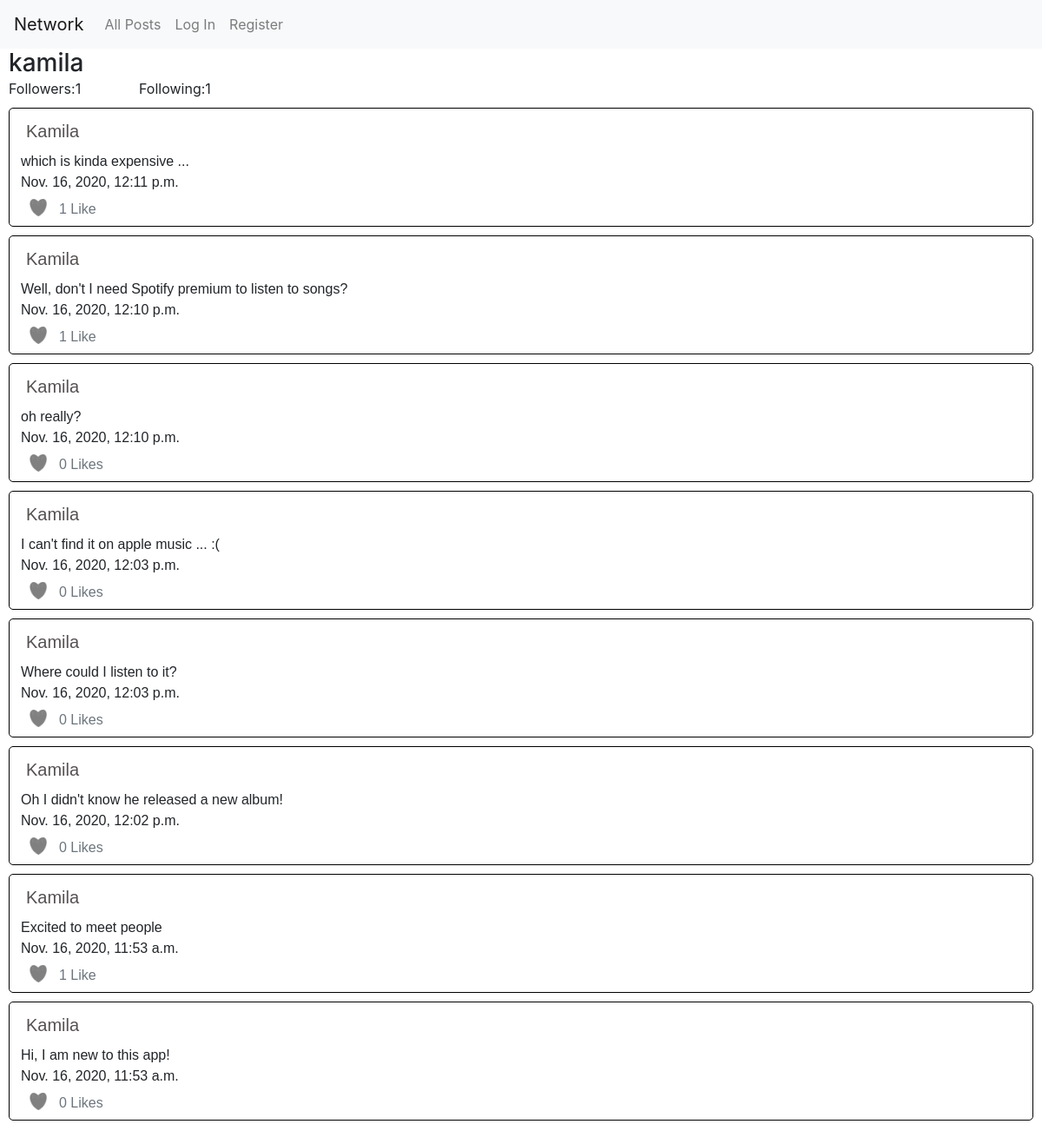
Page /profile/kamila on the committed database.
### network/models.py (models this page shows)
class User(AbstractUser):
    pass

class Post(models.Model):
    owner = models.ForeignKey("User", on_delete=models.PROTECT, related_name="posts")
    text = models.TextField(blank=True)
    timestamp = models.DateTimeField(auto_now_add=True)
    likes = models.ManyToManyField(User, blank=True, related_name="liked_posts")

### network/views.py (the view, shortened to what this page needs)
# urls.py: path("profile/<str:profile>", views.profile, name="profile"),
def profile(request, profile):
    profile = User.objects.get(username=profile)
    posts = Post.objects.filter(owner=profile)
    posts = posts.order_by("-timestamp").all()
    followers = Follower.objects.filter(followed=profile)
    followers = len(followers)
    following = Follower.objects.filter(following=profile)
    following = len(following)
    is_following = False
    if request.user.is_authenticated:
        liked_posts = request.user.liked_posts.all()
    else:
        liked_posts = []
    paginator = Paginator(posts, 10)
    page_number = request.GET.get('page')
    page_obj = paginator.get_page(page_number)
    return render(request, "network/profile.html", {
        "profile":profile,
        "page_obj": page_obj,
        "followers": followers,
        "following": following,
        "is_following": is_following,
        "liked_posts": liked_posts
    })

### network/templates/network/profile.html (shortened to what this page needs)
{% extends "network/layout.html" %}
{% load static %}
{% block body %}
<div id="all-posts" >
    <div id="profile_page">
        <div style="width: 45%; display: table; margin-left: 10px;">
            <div style="display: table-row">
                <h3 style="width: 450px; display: table-cell;">{{ profile.username }}</h3>
            </div>
        </div>
        <div style="width: 35%; display: table; margin-left: 10px;">
            <div style="display: table-row">
                <div style="width: 150px; display: table-cell;">Followers:<span>{{ followers }}</span></div>
                <div style="display: table-cell;">Following:<span>{{ following }}</span></div>
            </div>
        </div>
        {% for post in page_obj %}
        <div id='{{post.id}}-container' style="margin:10px; padding:3px; padding-bottom:0; border-radius: 5px; border:thin solid black; font-family:Arial, Helvetica, sans-serif;">
            <p style="text-transform:capitalize; font-size: 20px; margin:0;"><a style="color: rgb(85, 81, 81); " class="nav-link" href="{% url 'profile' post.owner%}">{{post.owner}}</a></p>
            <div id='{{post.id}}-body' class="postbody">
                <p style="margin:0;"><span id="post_text-{{ post.id }}" >{{post.text}}</span></p>
                <p style="margin:0;"><span>{{post.timestamp}}</span></p>
                {% if post in liked_posts %}
                    <div class="row unlike" data-postid="{{ post.id }}" data-userid="{{ user.id }}">
                        <img src="{% static 'network/redheart.png' %}" class="icon posttext" id="heart-{{ post.id }}">
                        {% if post.likes.count == 1 %}
                            <p class="text-secondary posttext" id="likes-{{ post.id }}">{{ post.likes.count }} Like</p><br>
                        {% else %}
                            <p class="text-secondary posttext" id="likes-{{ post.id }}">{{ post.likes.count }} Likes</p><br>
                        {% endif %}
                    </div>
                {% else %}
                    <div class="row like" data-postid="{{ post.id }}" data-userid="{{ user.id }}">
                        <img src="{% static 'network/heart.png' %}" class="icon posttext" id="heart-{{ post.id }}">
                        {% if post.likes.count == 1 %}
                            <p class="text-secondary posttext" id="likes-{{ post.id }}">{{ post.likes.count }} Like</p><br>
                        {% else %}
                            <p class="text-secondary posttext" id="likes-{{ post.id }}">{{ post.likes.count }} Likes</p><br>
                        {% endif %}
                    </div>
                {% endif %}
            </div>
        </div>
        {% endfor %}
        <ul class="pagination" style="margin:10px; padding-bottom: 15px; font-size: 20px; font-family: Georgia, 'Times New Roman', Times, serif;">
        </ul>
    </div>
</div>
{% endblock %}

### network/static/network/styles.css (style rules this page uses)
.icon { width:24px; height:24px; }
.posttext { margin: 5px; padding: 2px; }
.postbody { margin-left: 10px; }
.like, .unlike { margin-left: 3px; }

### rows in the picture
User: username "kamila"
Post: owner "Kamila", text "which is kinda expensive ...", timestamp "Nov. 16, 2020, 12:11 p.m.", likes.count "1"
Post: owner "Kamila", text "Well, don't I need Spotify premium to listen to songs?", timestamp "Nov. 16, 2020, 12:10 p.m.", likes.count "1"
Post: owner "Kamila", text "oh really?", timestamp "Nov. 16, 2020, 12:10 p.m.", likes.count "0"
Post: owner "Kamila", text "I can't find it on apple music ... :(", timestamp "Nov. 16, 2020, 12:03 p.m.", likes.count "0"
Post: owner "Kamila", text "Where could I listen to it?", timestamp "Nov. 16, 2020, 12:03 p.m.", likes.count "0"
Post: owner "Kamila", text "Oh I didn't know he released a new album!", timestamp "Nov. 16, 2020, 12:02 p.m.", likes.count "0"
Post: owner "Kamila", text "Excited to meet people", timestamp "Nov. 16, 2020, 11:53 a.m.", likes.count "1"
Post: owner "Kamila", text "Hi, I am new to this app!", timestamp "Nov. 16, 2020, 11:53 a.m.", likes.count "0"

### other values in the picture
{{ followers }} "1"
{{ following }} "1"
